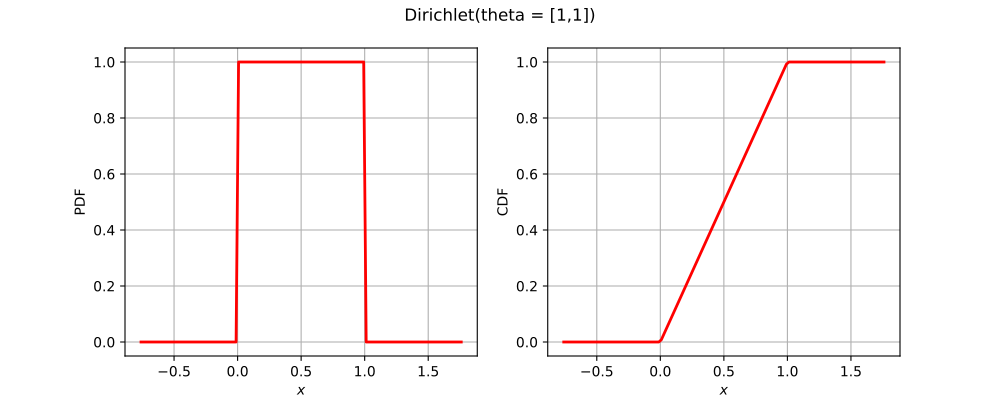

This chart was generated by the following Python code:
import openturns as ot
from matplotlib import pyplot as plt
from openturns.viewer import View
if ot.Dirichlet().__class__.__name__ == 'ComposedDistribution':
    correlation = ot.CorrelationMatrix(2)
    correlation[1, 0] = 0.25
    aCopula = ot.NormalCopula(correlation)
    marginals = [ot.Normal(1.0, 2.0), ot.Normal(2.0, 3.0)]
    distribution = ot.ComposedDistribution(marginals, aCopula)
elif ot.Dirichlet().__class__.__name__ == 'CumulativeDistributionNetwork':
    distribution = ot.CumulativeDistributionNetwork([ot.Normal(2),ot.Dirichlet([0.5, 1.0, 1.5])], ot.BipartiteGraph([[0,1], [0,1]]))
elif ot.Dirichlet().__class__.__name__ == 'Histogram':
    distribution = ot.Histogram([-1.0, 0.5, 1.0, 2.0], [0.45, 0.4, 0.15])
else:
    distribution = ot.Dirichlet()
dimension = distribution.getDimension()
if dimension == 1:
    distribution.setDescription(['$x$'])
    pdf_graph = distribution.drawPDF()
    cdf_graph = distribution.drawCDF()
    fig = plt.figure(figsize=(10, 4))
    plt.suptitle(str(distribution))
    pdf_axis = fig.add_subplot(121)
    cdf_axis = fig.add_subplot(122)
    View(pdf_graph, figure=fig, axes=[pdf_axis], add_legend=False)
    View(cdf_graph, figure=fig, axes=[cdf_axis], add_legend=False)
elif dimension == 2:
    distribution.setDescription(['$x_1$', '$x_2$'])
    pdf_graph = distribution.drawPDF()
    fig = plt.figure(figsize=(10, 5))
    plt.suptitle(str(distribution))
    pdf_axis = fig.add_subplot(111)
    View(pdf_graph, figure=fig, axes=[pdf_axis], add_legend=False)
